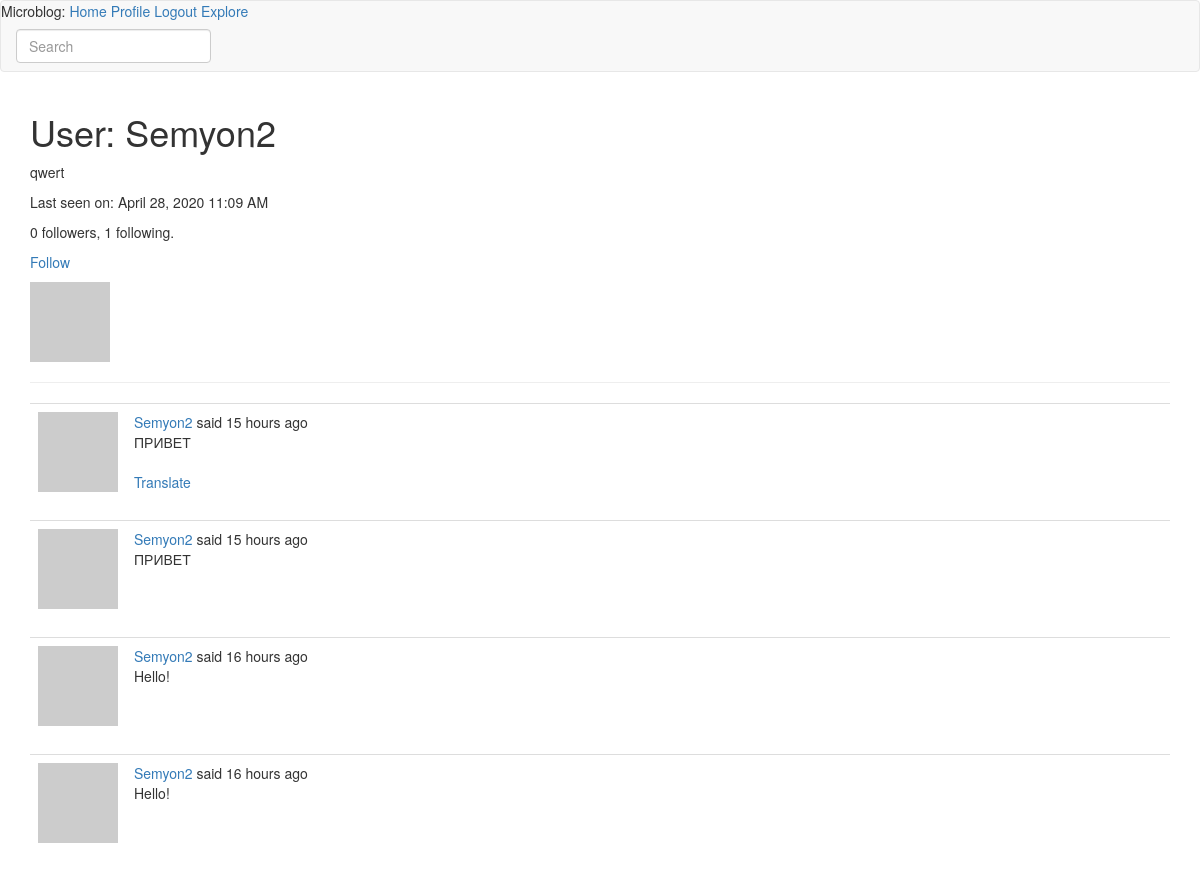
Page /user/Semyon2 (signed in) on the committed database.
### app/models.py (models this page shows, shortened)
class User(UserMixin, db.Model):
    id = db.Column(db.Integer, primary_key=True)
    username = db.Column(db.String(64), index=True, unique=True)
    email = db.Column(db.String(120), index=True, unique=True)
    password_hash = db.Column(db.String(128))
    posts = db.relationship('Post', backref='author', lazy='dynamic')
    about_me = db.Column(db.String(128))
    last_seen = db.Column(db.DateTime, default=datetime.utcnow)
    followed = db.relationship(
        'User', secondary=followers,
        primaryjoin=(followers.c.follower_id == id),
        secondaryjoin=(followers.c.followed_id == id),
        backref=db.backref('followers', lazy='dynamic'), lazy='dynamic')
    def avatar(self, size):
        digest = md5(self.email.lower().encode('utf-8')).hexdigest()
        return 'https://www.gravatar.com/avatar/{}?d=identicon&s={}'.format(digest, size)
    def is_following(self, user):
        return self.followed.filter(followers.c.followed_id==user.id).count() > 0

class SearchableMixin(object):
    @classmethod
    def before_commit(cls, session):
        session._changes = {
            'add': list(session.new),
            'update': list(session.dirty),
            'delete': list(session.deleted)
        }
    @classmethod
    def after_commit(cls, session):
        for obj in session._changes['add']:
            if isinstance(obj, SearchableMixin):
                add_to_index(obj.__tablename__, obj)
        for obj in session._changes['update']:
            if isinstance(obj, SearchableMixin):
                add_to_index(obj.__tablename__, obj)
        for obj in session._changes['delete']:
            if isinstance(obj, SearchableMixin):
                remove_from_index(obj.__tablename__, obj)
        session._changes = None

class Post(SearchableMixin, db.Model):
    id = db.Column(db.Integer, primary_key=True)
    language = db.Column(db.String(5))
    body = db.Column(db.String(140))
    timestamp = db.Column(db.DateTime, index=True, default=datetime.utcnow)
    user_id = db.Column(db.Integer, db.ForeignKey('user.id'))
    __searchable__ = ['body']

### app/main/routes.py (the view)
@bp.route('/user/<username>')
@login_required
def user(username):
    user = User.query.filter_by(username=username).first_or_404()
    page = request.args.get('page', 1, type=int)
    posts = user.posts.order_by(Post.timestamp.desc()).paginate(page, current_app.config['POSTS_PER_PAGE'], False)
    next_url = url_for('main.user', username=user.username, page=posts.next_num) if posts.has_next else None
    prev_url = url_for('main.user', username=user.username, page=posts.prev_num) if posts.has_prev else None
    return render_template('user.html', user=user, posts=posts.items, next_url = next_url, prev_url = prev_url)

### app/main/forms.py
class SearchForm(FlaskForm):
    q = StringField(_l('Search'), validators=[DataRequired()])
    def __init__(self, *args, **kwargs):
        if 'formdata' not in kwargs:
            kwargs['formdata'] = request.args
        if 'csrf_enabled' not in kwargs:
            kwargs['csrf_enabled'] = False
        super(SearchForm, self).__init__(*args, **kwargs)

### app/main/routes.py (called while the page is built)
@bp.before_request
def before_request():
    if current_user.is_authenticated:
        current_user.last_seen = datetime.utcnow()
        db.session.commit()
        g.search_form = SearchForm()
    g.locale = str(get_locale())

### app/models.py (called while the page is built)
@login.user_loader
def load_user(id):
    return User.query.get(int(id))

### app/templates/user.html (shortened to what this page needs)
{% extends "base.html" %}
{% block app_content %}
    <table>
        <tr valign="top">
            <td><img src="{{ user.avatar(128) }}"></td>
            <h1>{{_('User: %(username)s', username = user.username)}}</h1>
            {% if user.about_me %}<p>{{ user.about_me }}</p>{% endif %}
            {% if user.last_seen %}
            <p>{{_('Last seen on: %(moment)s', moment=moment(user.last_seen).format('LLL')) }}</p>
            {% endif %}
            <p>{{ user.followers.count() }} followers, {{ user.followed.count() }} following.</p>
            {% if user == current_user %}
            <p><a href="{{ url_for('main.edit_profile') }}">{{_('Edit your profile')}}</a></p>
            {% elif not current_user.is_following(user) %}
            <p><a href="{{ url_for('main.follow', username=user.username) }}">{{_('Follow')}}</a></p>
            {% else %}
            <p><a href="{{ url_for('main.unfollow', username=user.username) }}">{{_('Unfollow')}}</a></p>
            {% endif %}
        </tr>
    </table>
    <hr>
    {% for post in posts %}
        {% include "_post.html" %}
    {% endfor %}
{% endblock %}

### app/templates/_post.html (shortened to what this page needs)
<table class="table table-hover">
    <tr>
        <td width="70px">
            <a href="{{ url_for('main.user', username=post.author.username) }}">
                <img src="{{ post.author.avatar(70) }}" />
            </a>
        </td>
        <td>
            {{ _('%(username)s said %(when)s', username=user_link, when=moment(post.timestamp).fromNow()) }}
            <br>
            <span id="post{{ post.id }}">{{ post.body }}</span>
            {% if post.language and post.language != g.locale %}
            <br><br>
                <span id="translation{{ post.id }}">
                    <a href="javascript:translate(
                                '#post{{ post.id }}',
                                '#translation{{ post.id }}',
                                '{{ post.language }}',
                                '{{ g.locale }}');">{{ _('Translate') }}</a>
                </span>
            {% endif %}
        </td>
    </tr>
</table>

### rows in the picture
User: about_me "qwert"
Post: body "ПРИВЕТ"
Post: body "ПРИВЕТ"
Post: body "Hello!"
Post: body "Hello!"

### other values in the picture
{{ user.followers.count() }} "0"
{{ user.followed.count() }} "1"
